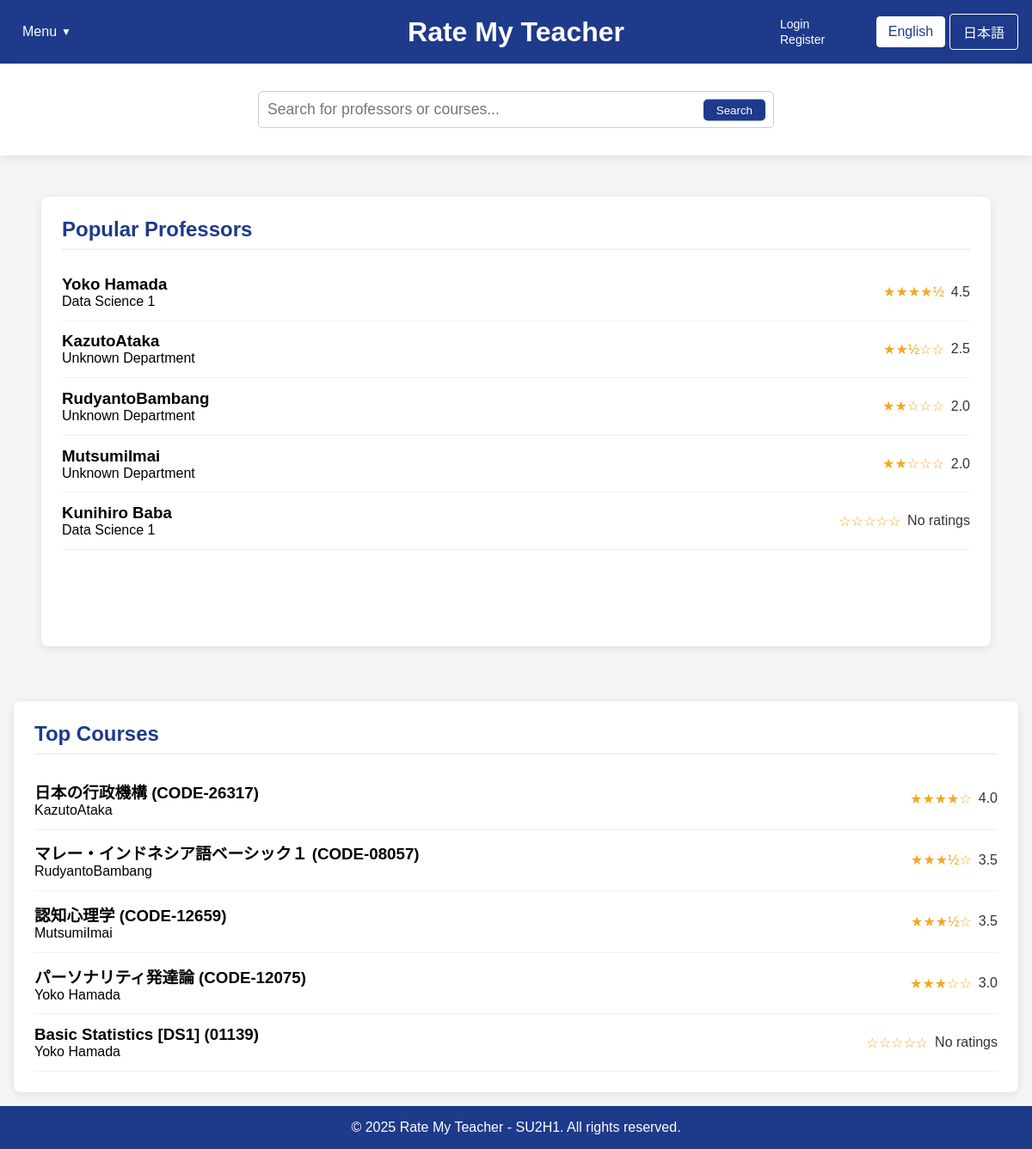
Page /home.php on the earlier database version.
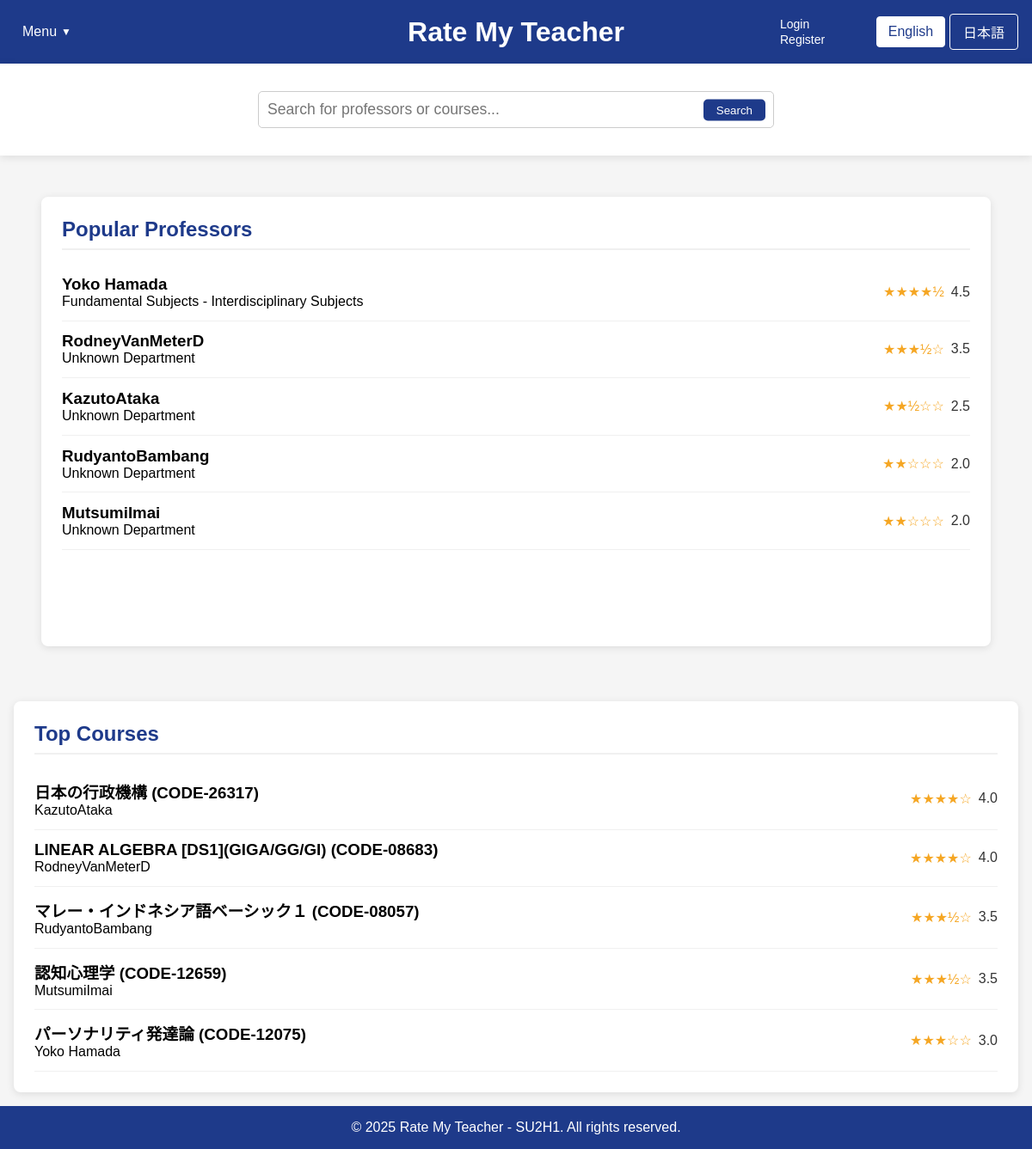
Same page on the later database version.
### tables this page shows
CREATE TABLE professors (
        id INTEGER PRIMARY KEY AUTOINCREMENT,
        name TEXT NOT NULL,
        department TEXT,
        bio TEXT
    , avg_content_quality REAL DEFAULT 0, avg_difficulty REAL DEFAULT 0, overall_rating REAL DEFAULT 0, review_count INTEGER DEFAULT 0);

CREATE TABLE courses (
        id INTEGER PRIMARY KEY AUTOINCREMENT,
        name TEXT NOT NULL,
        course_code TEXT,
        description TEXT,
        professor_id INTEGER, avg_content_quality REAL DEFAULT 0, avg_difficulty REAL DEFAULT 0, review_count INTEGER DEFAULT 0, overall_rating REAL DEFAULT 0,
        FOREIGN KEY (professor_id) REFERENCES professors(id) ON DELETE SET NULL
    );

### home.php (the view, shortened to what the rows shown need)
<?php
$isLoggedIn = isset($_SESSION["loggedin"]) && $_SESSION["loggedin"] === true;
require_once 'config.php';
function getTopProfessors($limit = 5) {
    global $conn;
    $professors = [];
    try {
        $ratingCount = 0;
        $ratingCheckResult = $conn->query("SELECT COUNT(*) as count FROM ratings");
        if ($ratingCheckResult) {
            $ratingCountRow = $ratingCheckResult->fetchArray(SQLITE3_ASSOC);
            $ratingCount = $ratingCountRow['count'];
        }
        if ($ratingCount > 0) {
            $hasProfRatingColumns = false;
            $columnsResult = $conn->query("PRAGMA table_info(professors)");
            while ($col = $columnsResult->fetchArray(SQLITE3_ASSOC)) {
                if ($col['name'] === 'avg_content_quality' || $col['name'] === 'overall_rating') {
                    $hasProfRatingColumns = true;
                    break;
                }
            }
            if ($hasProfRatingColumns) {
                $stmt = $conn->prepare("
                    SELECT id, name, department,
                           COALESCE(overall_rating, (avg_content_quality + avg_difficulty) / 2) as avg_rating,
                           COALESCE(avg_content_quality, 0) as avg_content_quality,
                           COALESCE(avg_difficulty, 0) as avg_difficulty,
                           COALESCE(review_count, 0) as review_count
                    FROM professors
                    WHERE COALESCE(review_count, 0) > 0
                    ORDER BY avg_rating DESC, review_count DESC
                    LIMIT :limit
                ");
            }
            $stmt->bindValue(':limit', $limit, SQLITE3_INTEGER);
            $result = $stmt->execute();
            while ($row = $result->fetchArray(SQLITE3_ASSOC)) {
                if (isset($row['avg_rating']) && $row['avg_rating'] !== null) {
                    $row['avg_rating'] = number_format((float)$row['avg_rating'], 1);
                } else {
                    $row['avg_rating'] = "N/A";
                }
                $professors[] = $row;
            }
        }
        if (count($professors) < $limit) {
            $remaining = $limit - count($professors);
            $excludeIds = array_map(function($prof) {
                return $prof['id'];
            }, $professors);
            $excludeClause = count($excludeIds) > 0 ? "WHERE id NOT IN (" . implode(",", $excludeIds) . ")" : "";
            $stmt = $conn->prepare("
                SELECT id, name, department
                FROM professors
                $excludeClause
                LIMIT :limit
            ");
            $stmt->bindValue(':limit', $remaining, SQLITE3_INTEGER);
            $result = $stmt->execute();
            while ($row = $result->fetchArray(SQLITE3_ASSOC)) {
                $row['avg_rating'] = "N/A";
                $professors[] = $row;
            }
        }
    } catch (Exception $e) {
        error_log("Error fetching top professors: " . $e->getMessage());
    }
    return $professors;
}
function getTopCourses($limit = 5) {
    global $conn;
    $courses = [];
    try {
        $ratingCount = 0;
        $ratingCheckResult = $conn->query("SELECT COUNT(*) as count FROM ratings");
        if ($ratingCheckResult) {
            $ratingCountRow = $ratingCheckResult->fetchArray(SQLITE3_ASSOC);
            $ratingCount = $ratingCountRow['count'];
        }
        if ($ratingCount > 0) {
            $hasCourseRatingColumns = false;
            $columnsResult = $conn->query("PRAGMA table_info(courses)");
            while ($col = $columnsResult->fetchArray(SQLITE3_ASSOC)) {
                if ($col['name'] === 'avg_content_quality') {
                    $hasCourseRatingColumns = true;
                    break;
                }
            }
            if ($hasCourseRatingColumns) {
                $stmt = $conn->prepare("
                    SELECT c.id, c.name as course_name, c.course_code,
                           COALESCE(c.avg_content_quality, 0) as avg_content_quality,
                           COALESCE(c.avg_difficulty, 0) as avg_difficulty,
                           (COALESCE(c.avg_content_quality, 0) + COALESCE(c.avg_difficulty, 0)) / 2 as avg_rating,
                           COALESCE(c.review_count, 0) as review_count,
                           p.name as professor_name
                    FROM courses c
                    LEFT JOIN professors p ON c.professor_id = p.id
                    WHERE COALESCE(c.review_count, 0) > 0
                    ORDER BY avg_rating DESC, review_count DESC
                    LIMIT :limit
                ");
            }
            $stmt->bindValue(':limit', $limit, SQLITE3_INTEGER);
            $result = $stmt->execute();
            while ($row = $result->fetchArray(SQLITE3_ASSOC)) {
                if (!isset($row['professor_name']) || empty($row['professor_name'])) {
                    $profStmt = $conn->prepare("
                        SELECT p.name
                        FROM professors p
                        JOIN ratings r ON p.id = r.professor_id
                        WHERE r.course_id = :course_id
                        GROUP BY p.id
                        ORDER BY COUNT(r.id) DESC
                        LIMIT 1
                    ");
                    $profStmt->bindValue(':course_id', $row['id'], SQLITE3_INTEGER);
                    $profResult = $profStmt->execute();
                    $profRow = $profResult->fetchArray(SQLITE3_ASSOC);
                    if ($profRow && isset($profRow['name'])) {
                        $row['professor_name'] = $profRow['name'];
                    } else {
                        $row['professor_name'] = "Unknown Professor";
                    }
                }
                if (isset($row['avg_rating']) && $row['avg_rating'] !== null) {
                    $row['avg_rating'] = number_format((float)$row['avg_rating'], 1);
                } else {
                    $row['avg_rating'] = "N/A";
                }
                $courses[] = $row;
            }
        }
        if (count($courses) < $limit) {
            $remaining = $limit - count($courses);
            $excludeIds = array_map(function($course) {
                return $course['id'];
            }, $courses);
            $excludeClause = count($excludeIds) > 0 ? "WHERE c.id NOT IN (" . implode(",", $excludeIds) . ")" : "";
            $stmt = $conn->prepare("
                SELECT c.id, c.name as course_name, c.course_code, p.name as professor_name
                FROM courses c
                LEFT JOIN professors p ON c.professor_id = p.id
                $excludeClause
                LIMIT :limit
            ");
            $stmt->bindValue(':limit', $remaining, SQLITE3_INTEGER);
            $result = $stmt->execute();
            while ($row = $result->fetchArray(SQLITE3_ASSOC)) {
                $row['avg_rating'] = "N/A";
                $courses[] = $row;
            }
        }
    } catch (Exception $e) {
        error_log("Error fetching top courses: " . $e->getMessage());
    }
    return $courses;
}
$topProfessors = getTopProfessors(5);
$topCourses = getTopCourses(5);
?>
<!DOCTYPE html>
<html lang="en">
<head>
    <link rel="stylesheet" href="css/style.css">
</head>
<body>
    <div class="container">
        <header>
                    <?php
                    $currentLang = isset($_COOKIE['language']) && $_COOKIE['language'] == 'ja' ? 'ja' : 'en';
                    ?>
            <div class="header-center">
                <div class="logo">
                    <h1><a href="home.php" style="color: white; text-decoration: none;"><?php echo $currentLang == 'ja' ? '先生を評価' : 'Rate My Teacher'; ?></a></h1>
                </div>
            </div>
        </header>
        <main>
            <div id="popular-professors" class="content-box">
                <h2><?php echo $currentLang == 'ja' ? '人気の教授' : 'Popular Professors'; ?></h2>
                <div class="professor-list">
                    <?php foreach ($topProfessors as $professor): ?>
                    <a href="professor_page_template.php?professor=<?php echo urlencode(str_replace(' ', '', $professor['name'])); ?>&lang=<?php echo $currentLang; ?>" style="text-decoration: none; color: inherit;">
                        <div class="professor-item" data-id="<?php echo $isLoggedIn ? $professor['id'] : 'login-required'; ?>">
                            <div>
                                <h3><?php echo htmlspecialchars($professor['name']); ?></h3>
                                <p><?php echo htmlspecialchars($professor['department'] ?? 'Unknown Department'); ?></p>
                            </div>
                            <div class="rating">
                                <?php
                                if ($professor['avg_rating'] !== 'N/A' && $professor['avg_rating'] > 0) {
                                    $fullStars = floor($professor['avg_rating']);
                                    $hasHalfStar = $professor['avg_rating'] - $fullStars >= 0.5;
                                    echo str_repeat('★', $fullStars);
                                    echo $hasHalfStar ? '½' : '';
                                    echo str_repeat('☆', 5 - $fullStars - ($hasHalfStar ? 1 : 0));
                                    echo ' <span>' . $professor['avg_rating'] . '</span>';
                                } else {
                                    echo '☆☆☆☆☆ <span>No ratings</span>';
                                }
                                ?>
                            </div>
                        </div>
                    </a>
                    <?php endforeach; ?>
                </div>
            </div>
                </div>
            <div id="top-courses" class="content-box">
                <h2><?php echo $currentLang == 'ja' ? '人気のコース' : 'Top Courses'; ?></h2>
                <div class="course-list">
                    <?php foreach ($topCourses as $course): ?>
                    <a href="course_page_template.php?course=<?php echo urlencode($course['course_name'] ?? $course['name']); ?>&professor=<?php echo urlencode(str_replace(' ', '', $course['professor_name'])); ?>&lang=<?php echo $currentLang; ?>" style="text-decoration: none; color: inherit;">
                        <div class="course-item" data-id="<?php echo $isLoggedIn ? $course['id'] : 'login-required'; ?>">
                            <div>
                                <h3><?php echo htmlspecialchars($course['course_name'] ?? $course['name']); ?><?php echo !empty($course['course_code']) ? ' (' . htmlspecialchars($course['course_code']) . ')' : ''; ?></h3>
                                <p><?php echo htmlspecialchars($course['professor_name'] ?? 'Unknown Professor'); ?></p>
                            </div>
                            <div class="rating">
                                <?php
                                if ($course['avg_rating'] !== 'N/A' && $course['avg_rating'] > 0) {
                                    $fullStars = floor($course['avg_rating']);
                                    $hasHalfStar = $course['avg_rating'] - $fullStars >= 0.5;
                                    echo str_repeat('★', $fullStars);
                                    echo $hasHalfStar ? '½' : '';
                                    echo str_repeat('☆', 5 - $fullStars - ($hasHalfStar ? 1 : 0));
                                    echo ' <span>' . $course['avg_rating'] . '</span>';
                                } else {
                                    echo '☆☆☆☆☆ <span>No ratings</span>';
                                }
                                ?>
                            </div>
                        </div>
                    </a>
                    <?php endforeach; ?>
                </div>
            </div>
</body>
</html>

Differences in the rows shown:
no longer on this page (row edited): professors: name "Kunihiro Baba", department "Data Science 1", shows "No ratings"
no longer on this page (row unchanged): courses: name "Basic Statistics [DS1]", course_code "01139", professor.name "Yoko Hamada", shows "No ratings"
changed professors "Yoko Hamada": department "Data Science 1" → "Fundamental Subjects - Interdisciplinary Subjects"
added professors: name "RodneyVanMeterD", department "Unknown Department", fullStars "★★★", shows "½", hasHalfStar "☆", avg_rating "3.5"
added courses: name "LINEAR ALGEBRA [DS1](GIGA/GG/GI)", course_code "CODE-08683", professor_name "RodneyVanMeterD", fullStars "★★★★", hasHalfStar "☆", avg_rating "4.0"
